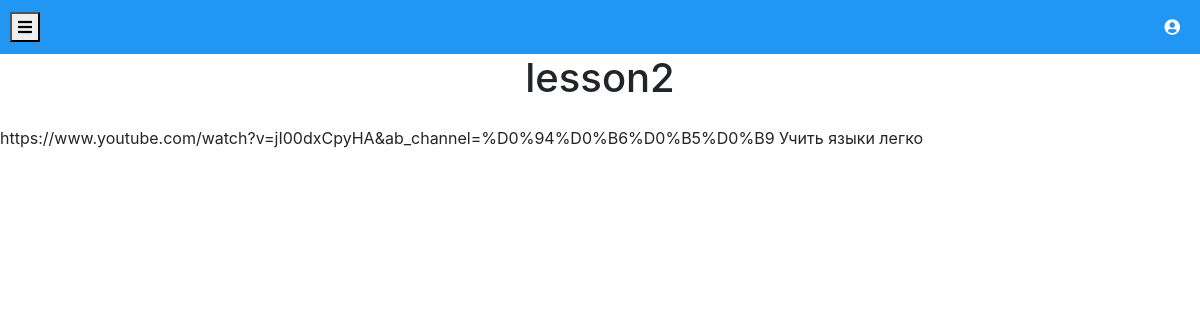
The page /lesson/3 on the database its author committed.
### data/lessons.py (models this page shows)
class Lesson(SqlAlchemyBase, UserMixin):
    __tablename__ = 'lessons'
    id = sqlalchemy.Column(sqlalchemy.Integer,
                           primary_key=True, autoincrement=True)
    name = sqlalchemy.Column(sqlalchemy.String)
    text_material = sqlalchemy.Column(sqlalchemy.String)
    video_material = sqlalchemy.Column(sqlalchemy.String)
    course_id = sqlalchemy.Column(sqlalchemy.Integer, sqlalchemy.ForeignKey('courses.id'))
    course = orm.relationship('Course', backref='lessons_course')
    questions = orm.relationship('Question', backref='lessons_questions')

### app.py (the view)
@app.route('/lesson/<int:id>')
def lesson(id):
    db_sess = db_session.create_session()
    lesson = db_sess.query(Lesson).filter(Lesson.id == id).first()
    return render_template('lesson.html', lesson=lesson)

### data/db_session.py (called while the page is built)
def create_session():
    global __factory
    return __factory

### templates/lesson.html
{% extends "base.html" %}
{% block content %}
<h1 class="mb-4">{{lesson.name}}</h1>
<div>
    {{lesson.video_material}}
    {{lesson.text_material}}
</div>
{% endblock %}

### static/css/style.css (style rules this page uses)
body { margin: 0; font-family: Arial, sans-serif; }
body { font-family: Arial, sans-serif; background-color: #f4f4f4; }
h1 { text-align: center; margin-bottom: 20px; }

### rows shown on the page
Lesson: name "lesson2", video_material "https://www.youtube.com/watch?v=jI00dxCpyHA&ab_channel=%D0%94%D0%B6%D0%B5%D0%B9", text_material "Учить языки легко"
